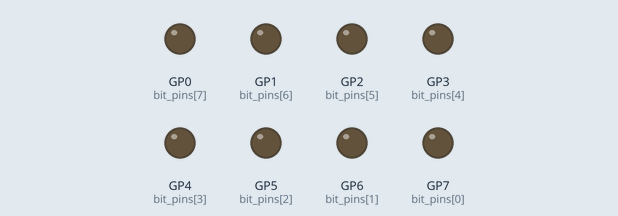
Bench run of a program on a simulated Raspberry Pi Pico running MicroPython. Shown: output pins drawn as LEDs (lit = HIGH).

Above: at 0.12 s.
At 4.87 s:
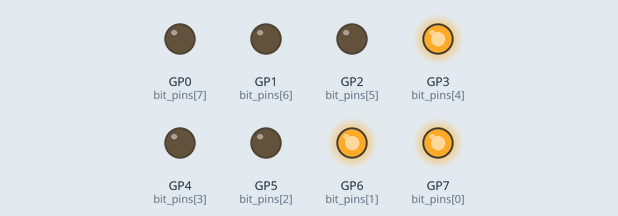
At 9.88 s:
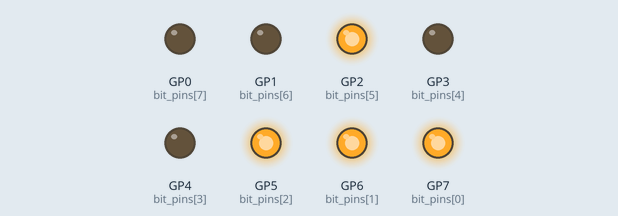
At 19.89 s:
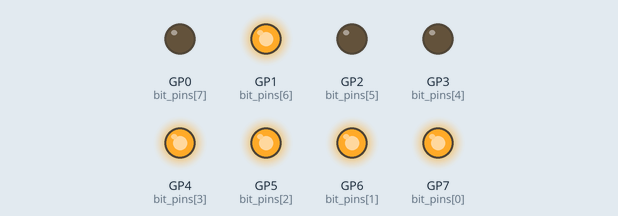
At 29.65 s:
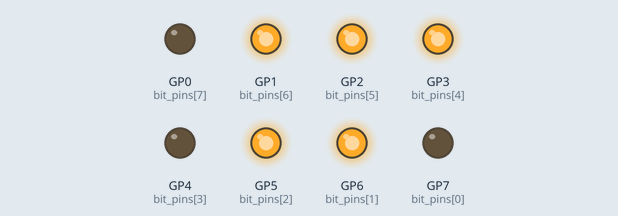
At 39.66 s:
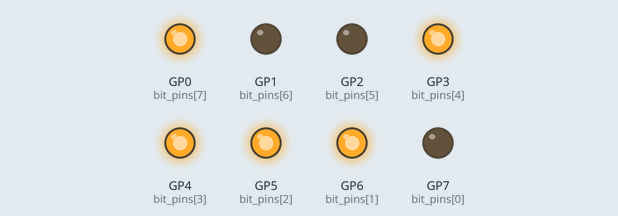
Timing chart, 0 to 40.0 s (numbered marks = the images above):
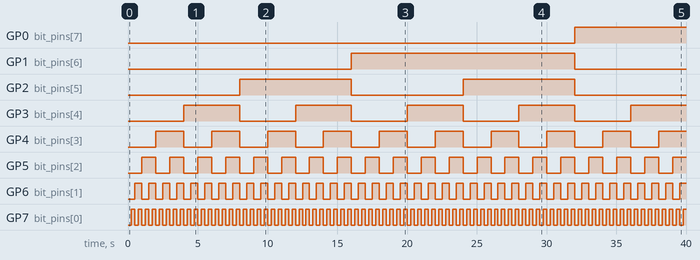

The program:

bin-counter3.py
```python
# Third and last version of the bin-counter series. This one
# dropped the bin converter function, and instantly switches
# the LEDs

# Update: not the last. https://github.com/akosnikhazy/Raspberry-Pico-Projects/blob/main/bin-counter4.py

from machine import Pin
from time import sleep

# bit LEDs
bit_pins = [
    Pin(7, Pin.OUT),
    Pin(6, Pin.OUT),
    Pin(5, Pin.OUT),
    Pin(4, Pin.OUT),
    Pin(3, Pin.OUT),
    Pin(2, Pin.OUT),
    Pin(1, Pin.OUT),
    Pin(0, Pin.OUT)
]
now = 0
counter = 0
while True:
    now = counter
    bit = 0
    while now > 0:
        bit_pins[bit].value(now % 2)
        bit += 1
        now = now // 2

    counter += 1
    if counter == 256:
        counter = 0
        for i in range(8):  # reset the LEDs, you can lose this if you don't want it to go around, then just break here
            bit_pins[i].value(0)

    # so we see what happens.
    sleep(0.25)
```

Measured:
- by itself, GP0 (bit_pins[7]): LOW → HIGH at 32.0 s
- by itself, GP1 (bit_pins[6]): LOW → HIGH at 16.0 s, → LOW 16.0 s later
- by itself, GP2 (bit_pins[5]): alternates HIGH for 8.0 s and LOW for 8.0 s
- by itself, GP3 (bit_pins[4]): alternates HIGH for 4.0 s and LOW for 4.0 s
- by itself, GP4 (bit_pins[3]): alternates HIGH for 2.0 s and LOW for 2.0 s
- by itself, GP5 (bit_pins[2]): alternates HIGH for 1.0 s and LOW for 1.0 s
- by itself, GP6 (bit_pins[1]): alternates HIGH for 0.50 s and LOW for 0.50 s
- by itself, GP7 (bit_pins[0]): alternates HIGH for 0.25 s and LOW for 0.25 s
